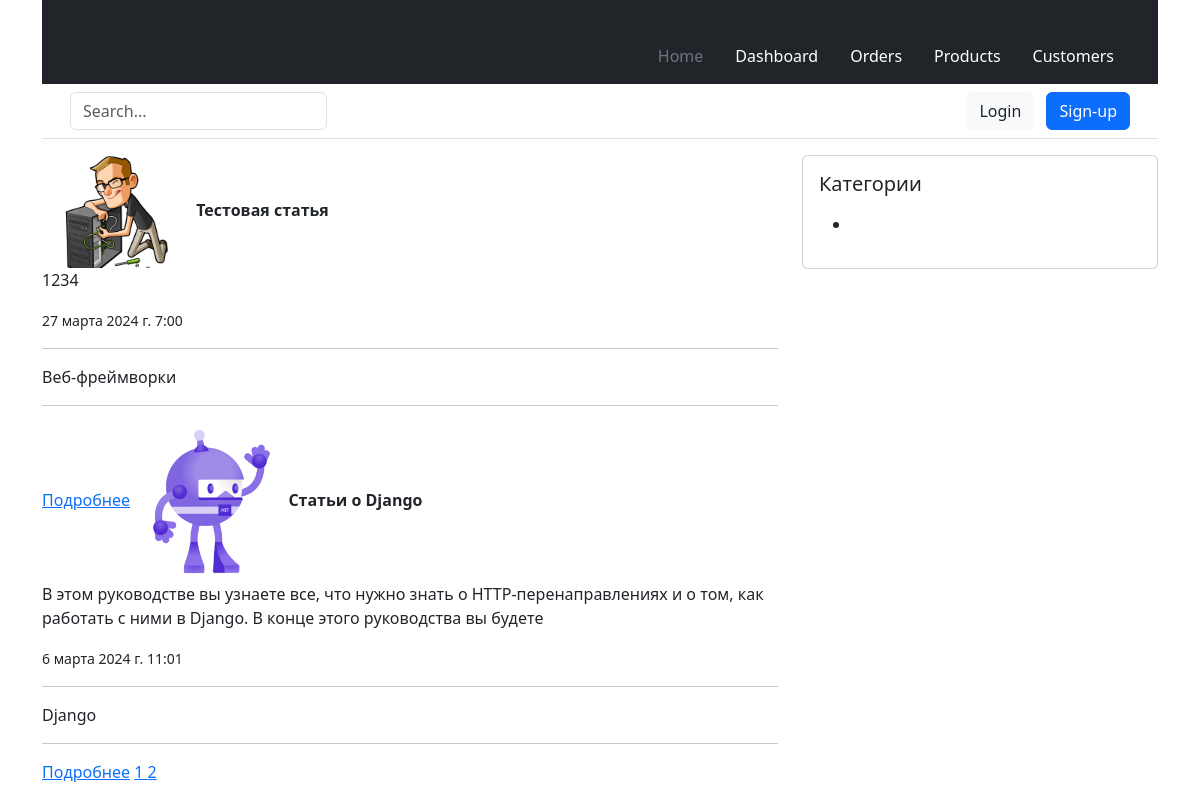
Screenshot of /?page=2 with the database file from the repository.
### modules/blog/models.py (models this page shows, shortened)
class Article(models.Model):
    STATUS_OPTIONS = (
        ('published', 'Опубликовано'),
        ('draft', 'Черновик')
    )
    title = models.CharField(verbose_name='Заголовок', max_length=255)
    slug = models.SlugField(verbose_name='URL', max_length=255, blank=True, unique=True)
    category = TreeForeignKey('Category', on_delete=models.PROTECT, related_name='articles', verbose_name='Категория')
    short_description = models.TextField(verbose_name='Краткое описание', max_length=500)
    full_description = models.TextField(verbose_name='Полное описание')
    thumbnail = models.ImageField(
        verbose_name='Превью поста',
        blank=True,
        upload_to='images/thumbnails/%Y/%m/%d/',
        validators=[FileExtensionValidator(allowed_extensions=('png', 'jpg', 'webp', 'jpeg', 'gif'))]
    )
    status = models.CharField(choices=STATUS_OPTIONS, default='published', verbose_name='Статус поста', max_length=10)
    time_create = models.DateTimeField(auto_now_add=True, verbose_name='Время добавления')
    time_update = models.DateTimeField(auto_now=True, verbose_name='Время обновления')
    author = models.ForeignKey(to=User, verbose_name='Автор', on_delete=models.SET_DEFAULT, related_name='author_posts',
                               default=1)
    updater = models.ForeignKey(to=User, verbose_name='Обновил', on_delete=models.SET_NULL, null=True,
                                related_name='updater_posts', blank=True)
    fixed = models.BooleanField(verbose_name='Зафиксировано', default=False)
    class Meta:
        db_table = 'app_articles'
        ordering = ['-fixed', '-time_create']
        indexes = [models.Index(fields=['-fixed', '-time_create', 'status'])]
        verbose_name = 'Статья'
        verbose_name_plural = 'Статьи'
    def get_absolute_url(self):
        return reverse('articles_detail', kwargs={'slug': self.slug})

class Category(MPTTModel):
    title = models.CharField(max_length=255, verbose_name='Название категории')
    slug = models.SlugField(max_length=255, verbose_name='URL категории', blank=True)
    description = models.TextField(verbose_name='Описание категории', max_length=300)
    parent = TreeForeignKey(
        'self',
        on_delete=models.CASCADE,
        null=True,
        blank=True,
        db_index=True,
        related_name='children',
        verbose_name='Родительская категория'
    )
    class MPTTMeta:
        order_insertion_by = ('title',)
    class Meta:
        verbose_name = 'Категория'
        verbose_name_plural = 'Категории'
        db_table = 'app_categories'

### modules/blog/views.py (the view)
# urls.py: path('', ArticleListView.as_view(), name='home'),
class ArticleListView(ListView):
    model = Article
    template_name = 'blog/articles_list.html'
    context_object_name = 'articles'
    paginate_by = 2
    def get_context_data(self, **kwargs):
        context = super().get_context_data(**kwargs)
        context['title'] = 'Главная страница'
        return context

### templates/blog/articles_list.html
{% extends 'main.html' %}
{% block content %}
    {% for article in articles %}
        <img src={{ article.thumbnail.url }} alt={{ article.title }} width="150"/>
        <strong>{{ article.title }}</strong>
        <p>{{ article.short_description }}</p>
        <small>{{ article.time_create }}</small>
        <hr>
        <span>{{ article.category.title }}</span>
        <hr>
        <a href="{{ article.get_absolute_url }}">Подробнее</a>
    {% endfor %}
{% endblock %}

### rows the page displays
Article: thumbnail (picture), title "Тестовая статья", short_description "1234", time_create "27 марта 2024 г. 7:00", category "Веб-фреймворки"
Article: thumbnail (picture), title "Статьи о Django", short_description "В этом руководстве вы узнаете все, что нужно знать о HTTP-перенаправлениях и о том, как работать с ними в Django. В конце этого руководства вы будете", time_create "6 марта 2024 г. 11:01", category "Django"

### other values shown
{{ page_number }} "1" "2"
